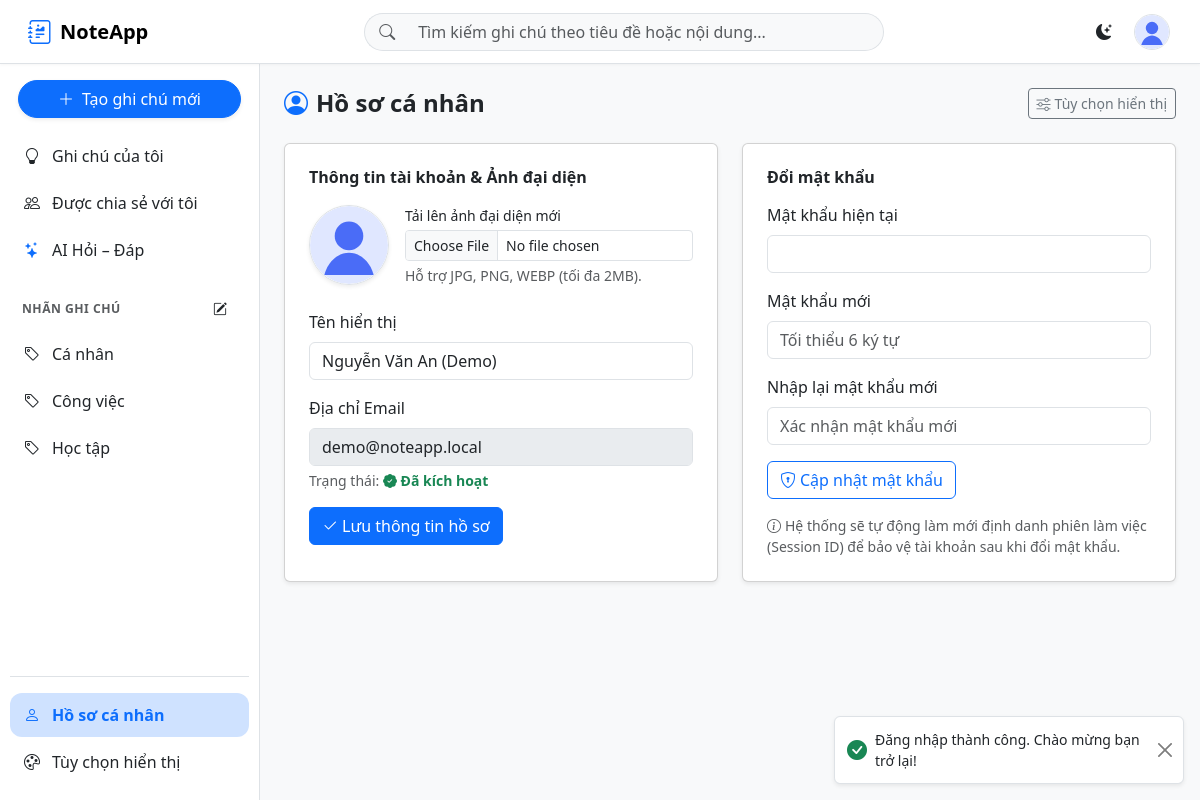
Screenshot of /profile (signed in) with the database file from the repository.
### tables this page shows
CREATE TABLE IF NOT EXISTS users (
    id INT UNSIGNED AUTO_INCREMENT PRIMARY KEY,
    email VARCHAR(191) NOT NULL UNIQUE,
    password_hash VARCHAR(255) NOT NULL,
    display_name VARCHAR(100) NOT NULL,
    avatar_path VARCHAR(255) DEFAULT NULL COMMENT 'NULL = dùng avatar mặc định',
    is_active TINYINT(1) NOT NULL DEFAULT 0 COMMENT 'Đã kích hoạt email hay chưa',
    activation_token VARCHAR(100) DEFAULT NULL,
    activation_token_expires_at DATETIME DEFAULT NULL,
     
    font_size VARCHAR(10) NOT NULL DEFAULT 'medium' COMMENT 'small|medium|large',
    note_color VARCHAR(20) NOT NULL DEFAULT '#ffffff',
    theme VARCHAR(10) NOT NULL DEFAULT 'light' COMMENT 'light|dark',
     
    failed_login_count INT UNSIGNED NOT NULL DEFAULT 0,
    locked_until DATETIME DEFAULT NULL,
    created_at DATETIME NOT NULL DEFAULT CURRENT_TIMESTAMP,
    updated_at DATETIME NOT NULL DEFAULT CURRENT_TIMESTAMP ON UPDATE CURRENT_TIMESTAMP
);

CREATE TABLE IF NOT EXISTS labels (
    id INT UNSIGNED AUTO_INCREMENT PRIMARY KEY,
    user_id INT UNSIGNED NOT NULL,
    name VARCHAR(50) NOT NULL,
    created_at DATETIME NOT NULL DEFAULT CURRENT_TIMESTAMP,
    CONSTRAINT fk_labels_user FOREIGN KEY (user_id) REFERENCES users(id) ON DELETE CASCADE,
    UNIQUE KEY uq_labels_user_name (user_id, name)
);

### app/controllers/ProfileController.php (called while the page is built, shortened)
<?php
require_once __DIR__ . '/../models/User.php';
require_once __DIR__ . '/../models/Label.php';
class ProfileController
{
    private User $userModel;
    private Label $labelModel;
    public function __construct()
    {
        $this->userModel = new User();
        $this->labelModel = new Label();
    }
    public function index(): void
    {
        $userId = currentUserId();
        $currentUser = $this->userModel->findById($userId);
        $labels = $this->labelModel->getAllByUser($userId);
        require __DIR__ . '/../views/layouts/app.php';
    }
}

### public/index.php (called while the page is built, shortened)
<?php
require_once __DIR__ . '/../config.php';
require_once __DIR__ . '/../app/models/Database.php';
require_once __DIR__ . '/../app/helpers/functions.php';
require_once __DIR__ . '/../app/helpers/auth_middleware.php';
if (isset($_GET['url'])) {
    $url = (string) $_GET['url'];
} else {
    $rawPath = parse_url($_SERVER['REQUEST_URI'] ?? '/', PHP_URL_PATH) ?: '/';
    $url = ltrim($rawPath, '/');
}
$url = trim($url, '/');
$segments = $url === '' ? [] : explode('/', $url);
$controllerSegment = $segments[0] ?? '';
$actionSegment = $segments[1] ?? '';
$params = array_slice($segments, 2);
$routeMap = [
    ''                => ['NoteController', 'index'],
    'login'           => ['AuthController', 'login'],
    'register'        => ['AuthController', 'register'],
    'logout'          => ['AuthController', 'logout'],
    'activate'        => ['AuthController', 'activate'],
    'forgot-password' => ['AuthController', 'forgotPassword'],
    'reset-password'  => ['AuthController', 'resetPassword'],
    'notes'           => ['NoteController', 'index'],
    'profile'         => ['ProfileController', 'index'],
    'labels'          => ['LabelController', 'index'],
    'shares'          => ['ShareController', 'index'],
    'ai'              => ['AiController', 'index'],
    'sync'            => ['SyncController', 'index'],
];
if ($controllerSegment === '' || $controllerSegment === 'notes') {
    $controllerName = 'NoteController';
    $routeKey = $controllerSegment === '' ? '' : $controllerSegment;
} elseif (array_key_exists($controllerSegment, $routeMap)) {
    $routeKey = $controllerSegment;
} else {
    http_response_code(404);
    require_once __DIR__ . '/../app/views/errors/404.php';
    exit;
}
$defaultActionMap = [
    ''                => 'index',
    'login'           => 'login',
    'register'        => 'register',
    'logout'          => 'logout',
    'activate'        => 'activate',
    'forgot-password' => 'forgotPassword',
    'reset-password'  => 'resetPassword',
    'notes'           => 'index',
    'profile'         => 'index',
    'labels'          => 'index',
    'shares'          => 'index',
    'ai'              => 'index',
    'sync'            => 'index',
];
$method = $actionSegment !== '' ? camelCaseAction($actionSegment) : $defaultActionMap[$routeKey];
$controller = new $controllerName();
try {
    $controller->$method(...$params);
} catch (Throwable $e) {
    if (APP_DEBUG) {
        throw $e;
    }
    error_log('Lỗi ứng dụng NoteApp: ' . $e->getMessage());
    http_response_code(500);
    require_once __DIR__ . '/../app/views/errors/500.php';
    exit;
}

### app/models/Database.php (called while the page is built, shortened)
<?php
class Database
{
    private static ?PDO $instance = null;
    public static function getInstance(): ?PDO
    {
        if (self::$instance !== null) {
            return self::$instance;
        }
        try {
            $dsn = sprintf(
                'mysql:host=%s;port=%s;dbname=%s;charset=utf8mb4',
                DB_HOST,
                DB_PORT,
                DB_NAME
            );
            self::$instance = new PDO($dsn, DB_USER, DB_PASS, [
                PDO::ATTR_ERRMODE => PDO::ERRMODE_EXCEPTION,
                PDO::ATTR_DEFAULT_FETCH_MODE => PDO::FETCH_ASSOC,
                PDO::ATTR_EMULATE_PREPARES => false,
                PDO::ATTR_TIMEOUT => 5,
            ]);
            self::$instance->exec("SET time_zone = '+07:00'");
            return self::$instance;
        } catch (PDOException $e) {
            self::$connectionFailed = true;
            if (defined('APP_DEBUG') && APP_DEBUG) {
                error_log('Lỗi kết nối cơ sở dữ liệu: ' . $e->getMessage());
            }
            return null;
        }
    }
}

### app/helpers/auth_middleware.php (called while the page is built, shortened)
<?php
function currentUserId(): ?int
{
    return $_SESSION['user_id'] ?? null;
}

### app/models/User.php (called while the page is built, shortened)
<?php
class User
{
    private PDO $db;
    public function __construct()
    {
        $this->db = Database::getInstance();
    }
    public function findById(int $id): ?array
    {
        $stmt = $this->db->prepare('SELECT * FROM users WHERE id = :id LIMIT 1');
        $stmt->execute(['id' => $id]);
        $user = $stmt->fetch();
        return $user ?: null;
    }
}

### app/helpers/functions.php (called while the page is built, shortened)
<?php
function e(?string $value): string
{
    return htmlspecialchars($value ?? '', ENT_QUOTES, 'UTF-8');
}

### app/models/Label.php (called while the page is built, shortened)
<?php
class Label
{
    private PDO $db;
    public function __construct()
    {
        $this->db = Database::getInstance();
    }
    public function getAllByUser(int $userId): array
    {
        $stmt = $this->db->prepare('SELECT * FROM labels WHERE user_id = :user_id ORDER BY name');
        $stmt->execute(['user_id' => $userId]);
        return $stmt->fetchAll();
    }
}

### app/views/layouts/app.php (the view, shortened to what this page needs)
<?php
$currentUser = $currentUser ?? null;
$userTheme = $currentUser['theme'] ?? 'light';
$userFontSize = $currentUser['font_size'] ?? 'medium';
$userNoteColor = $currentUser['note_color'] ?? '#ffffff';
$hasCustomNoteColor = strtolower($userNoteColor) !== '#ffffff';
?>
<!DOCTYPE html>
<html lang="vi" data-bs-theme="<?= e($userTheme) ?>">
<head>
<?php require __DIR__ . '/partials/head.php'; ?>
</head>
<body class="app-body font-size-<?= e($userFontSize) ?> <?= $hasCustomNoteColor ? 'has-custom-note-color' : '' ?>"
      style="--user-note-color: <?= e($userNoteColor) ?>;">
<?php require __DIR__ . '/partials/navbar.php'; ?>
<div class="app-layout">
    <?php require __DIR__ . '/partials/sidebar.php'; ?>
    <main class="app-main" id="mainContent" tabindex="-1">
        <?php require $viewFile; ?>
    </main>
</div>
<div class="toast-container position-fixed bottom-0 end-0 p-3" id="toastContainer" aria-live="polite" aria-atomic="true"></div>
</body>
</html>

### app/views/layouts/partials/sidebar.php (shortened to what this page needs)
<?php
$labels = $labels ?? [];
$activeLabelId = $activeLabelId ?? null;
$currentPath = parse_url($_SERVER['REQUEST_URI'] ?? '/', PHP_URL_PATH) ?: '/';
$isNotesHome = ($currentPath === '/' || $currentPath === '/notes' || str_starts_with($currentPath, '/notes/create') || str_starts_with($currentPath, '/notes/edit')) && !$activeLabelId;
$isSharedPage = str_starts_with($currentPath, '/shares');
$isAiPage = str_starts_with($currentPath, '/ai');
?>
<aside class="app-sidebar border-end" id="appSidebar" aria-label="Menu điều hướng chính">
    <div class="px-2 mb-3">
        <a href="/notes/create" class="btn btn-primary w-100 d-flex align-items-center justify-content-center gap-2 rounded-pill shadow-sm">
            <i class="bi bi-plus-lg"></i>
            <span>Tạo ghi chú mới</span>
        </a>
    </div>
    <nav class="sidebar-nav" aria-label="Danh mục chính">
        <a href="/notes" class="sidebar-link <?= $isNotesHome ? 'active' : '' ?>">
            <i class="bi bi-lightbulb"></i>
            <span>Ghi chú của tôi</span>
        </a>
        <a href="/shares/with-me" class="sidebar-link <?= $isSharedPage ? 'active' : '' ?>">
            <i class="bi bi-people"></i>
            <span class="flex-grow-1">Được chia sẻ với tôi</span>
        </a>
        <a href="/ai" class="sidebar-link <?= $isAiPage ? 'active' : '' ?>">
            <i class="bi bi-stars text-primary"></i>
            <span>AI Hỏi – Đáp</span>
        </a>
    </nav>
    <div class="sidebar-section">
        <div class="sidebar-section-title">
            <span>Nhãn ghi chú</span>
            <button type="button" class="btn btn-sm btn-icon" id="btnManageLabels" title="Quản lý nhãn (thêm, đổi tên, xóa)" aria-label="Quản lý nhãn">
                <i class="bi bi-pencil-square"></i>
            </button>
        </div>
        <nav class="sidebar-nav" id="labelList" aria-label="Lọc theo nhãn">
            <?php foreach ($labels as $label): ?>
                <a href="/notes/label/<?= (int) $label['id'] ?>"
                   class="sidebar-link <?= $activeLabelId === (int) $label['id'] ? 'active' : '' ?>">
                    <i class="bi bi-tag"></i>
                    <span class="text-truncate"><?= e($label['name']) ?></span>
                </a>
            <?php endforeach; ?>
        </nav>
    </div>
    <div class="sidebar-section mt-auto pt-3 border-top">
        <nav class="sidebar-nav" aria-label="Tài khoản">
            <a href="/profile" class="sidebar-link <?= $currentPath === '/profile' ? 'active' : '' ?>">
                <i class="bi bi-person"></i>
                <span>Hồ sơ cá nhân</span>
            </a>
            <a href="/profile/settings" class="sidebar-link <?= $currentPath === '/profile/settings' ? 'active' : '' ?>">
                <i class="bi bi-palette"></i>
                <span>Tùy chọn hiển thị</span>
            </a>
        </nav>
    </div>
</aside>

### app/views/profile/index.php (shortened to what this page needs)
<?php
$avatarSrc = !empty($currentUser['avatar_path']) ? e($currentUser['avatar_path']) : AVATAR_DEFAULT;
?>
<div class="d-flex justify-content-between align-items-center mb-4 flex-wrap gap-2">
    <h1 class="h4 fw-bold mb-0"><i class="bi bi-person-circle me-2 text-primary"></i>Hồ sơ cá nhân</h1>
    <a href="/profile/settings" class="btn btn-outline-secondary btn-sm">
        <i class="bi bi-sliders me-1"></i>Tùy chọn hiển thị
    </a>
</div>
<div class="row g-4">
    <div class="col-12 col-lg-6">
        <div class="card shadow-sm h-100">
            <div class="card-body p-4">
                <h2 class="h6 fw-bold mb-3">Thông tin tài khoản &amp; Ảnh đại diện</h2>
                <form method="post" action="/profile" enctype="multipart/form-data">
                    <div class="d-flex align-items-center gap-3 mb-4">
                        <img src="<?= $avatarSrc ?>" alt="Ảnh đại diện hiện tại" id="avatarPreview"
                             class="rounded-circle border shadow-sm flex-shrink-0" width="80" height="80" style="object-fit:cover;">
                        <div class="flex-grow-1 min-w-0">
                            <label for="avatar" class="form-label small fw-medium mb-1">Tải lên ảnh đại diện mới</label>
                            <input type="file" class="form-control form-control-sm" id="avatar" name="avatar"
                                   accept="image/jpeg,image/png,image/webp">
                            <div class="form-text small">Hỗ trợ JPG, PNG, WEBP (tối đa 2MB).</div>
                        </div>
                    </div>
                    <div class="mb-3">
                        <label for="display_name" class="form-label fw-medium">Tên hiển thị</label>
                        <input type="text" class="form-control" id="display_name" name="display_name"
                               value="<?= e($currentUser['display_name']) ?>" maxlength="100" required>
                    </div>
                    <div class="mb-3">
                        <label class="form-label fw-medium">Địa chỉ Email</label>
                        <input type="email" class="form-control" value="<?= e($currentUser['email']) ?>" disabled readonly>
                        <div class="form-text small">
                            Trạng thái:
                            <?php if (!empty($currentUser['is_active'])): ?>
                                <span class="text-success fw-semibold"><i class="bi bi-patch-check-fill"></i> Đã kích hoạt</span>
                            <?php else: ?>
                                <span class="text-warning fw-semibold"><i class="bi bi-exclamation-circle-fill"></i> Chưa kích hoạt email</span>
                            <?php endif; ?>
                        </div>
                    </div>
                    <button type="submit" class="btn btn-primary">
                        <i class="bi bi-check2 me-1"></i>Lưu thông tin hồ sơ
                    </button>
                </form>
            </div>
        </div>
    </div>
    <div class="col-12 col-lg-6">
        <div class="card shadow-sm h-100">
            <div class="card-body p-4">
                <h2 class="h6 fw-bold mb-3">Đổi mật khẩu</h2>
                <form method="post" action="/profile">
                    <div class="mb-3">
                        <label for="current_password" class="form-label fw-medium">Mật khẩu hiện tại</label>
                        <input type="password" class="form-control" id="current_password" name="current_password" required>
                    </div>
                    <div class="mb-3">
                        <label for="new_password" class="form-label fw-medium">Mật khẩu mới</label>
                        <input type="password" class="form-control" id="new_password" name="new_password"
                               required minlength="6" placeholder="Tối thiểu 6 ký tự">
                    </div>
                    <div class="mb-3">
                        <label for="new_password_confirm" class="form-label fw-medium">Nhập lại mật khẩu mới</label>
                        <input type="password" class="form-control" id="new_password_confirm" name="new_password_confirm"
                               required minlength="6" placeholder="Xác nhận mật khẩu mới">
                    </div>
                    <button type="submit" class="btn btn-outline-primary">
                        <i class="bi bi-shield-lock me-1"></i>Cập nhật mật khẩu
                    </button>
                    <p class="text-muted small mt-3 mb-0">
                        <i class="bi bi-info-circle me-1"></i>Hệ thống sẽ tự động làm mới định danh phiên làm việc (Session ID) để bảo vệ tài khoản sau khi đổi mật khẩu.
                    </p>
                </form>
            </div>
        </div>
    </div>
</div>

### rows the page displays
labels: name "Cá nhân"
labels: name "Công việc"
labels: name "Học tập"
users: display_name "Nguyễn Văn An (Demo)", email "demo@noteapp.local"
